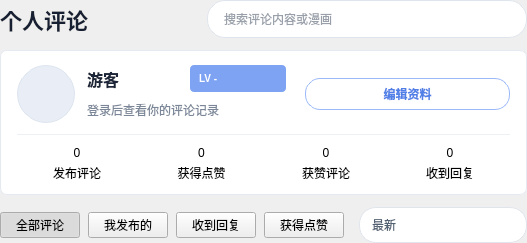
<?xml version="1.0" encoding="UTF-8"?>
<ui version="4.0">
 <class>MyCommentsHeader</class>
 <widget class="QFrame" name="myCommentsHeader">
  <property name="frameShape"><enum>QFrame::Shape::NoFrame</enum></property>
  <property name="styleSheet"><string notr="true">
QFrame#myCommentsHeader{background:transparent;border:0;}
QLabel#myCommentsTitle{color:#172033;font-size:22px;font-weight:900;}
QLineEdit#myCommentsSearchEdit{min-height:36px;max-height:36px;background:#ffffff;border:1px solid #dfe5ed;border-radius:18px;padding:0 14px;color:#334155;}
QLineEdit#myCommentsSearchEdit:focus{border-color:#7699e9;}
QFrame#myCommentsProfileCard{background:#ffffff;border:1px solid #e5eaf1;border-radius:7px;}
QLabel#myCommentsAvatarLabel{background:#e9eef6;color:#557099;border:1px solid #dce4ef;border-radius:29px;font-size:20px;font-weight:900;}
QLabel#myCommentsNameLabel{color:#1c2638;font-size:16px;font-weight:900;}
QLabel#myCommentsLevelLabel{color:#ffffff;background:#7ea3f3;border-radius:4px;padding:2px 6px;font-size:10px;font-weight:800;}
QLabel#myCommentsBioLabel{color:#7b8798;font-size:12px;}
QPushButton#myCommentsEditProfileButton{min-height:30px;color:#4f7fe7;background:#ffffff;border:1px solid #9bb8f7;border-radius:15px;padding:0 13px;font-weight:700;}
QPushButton#myCommentsEditProfileButton:hover{background:#f3f7ff;}
QFrame#myCommentsDivider{background:#edf0f4;border:0;max-height:1px;}
QLabel[statValue="true"]{color:#27364b;font-size:15px;font-weight:900;}
QLabel[statCaption="true"]{color:#8a96a8;font-size:11px;}
QPushButton[commentFilter="true"]{min-height:34px;background:transparent;border:0;border-bottom:2px solid transparent;color:#667386;padding:0 10px;font-weight:700;}
QPushButton[commentFilter="true"]:hover{color:#4d78dc;}
QPushButton[commentFilter="true"]:checked{color:#3f75e7;border-bottom-color:#3f75e7;}
QComboBox#myCommentsSortCombo{min-height:34px;max-height:34px;min-width:100px;background:#ffffff;border:1px solid #e0e5ec;border-radius:17px;padding:0 28px 0 12px;color:#536174;}
QComboBox#myCommentsSortCombo::drop-down{width:24px;border:0;}
  </string></property>
  <layout class="QVBoxLayout" name="myCommentsHeaderLayout">
   <property name="leftMargin"><number>0</number></property><property name="topMargin"><number>0</number></property><property name="rightMargin"><number>0</number></property><property name="bottomMargin"><number>0</number></property><property name="spacing"><number>12</number></property>
   <item><layout class="QHBoxLayout" name="myCommentsTitleRow"><item><widget class="QLabel" name="myCommentsTitle"><property name="text"><string>个人评论</string></property></widget></item><item><spacer name="myCommentsTitleSpacer"><property name="orientation"><enum>Qt::Orientation::Horizontal</enum></property><property name="sizeType"><enum>QSizePolicy::Policy::Expanding</enum></property></spacer></item><item><widget class="QLineEdit" name="myCommentsSearchEdit"><property name="minimumSize"><size><width>160</width><height>0</height></size></property><property name="maximumSize"><size><width>320</width><height>16777215</height></size></property><property name="placeholderText"><string>搜索评论内容或漫画</string></property></widget></item></layout></item>
   <item><widget class="QFrame" name="myCommentsProfileCard"><layout class="QVBoxLayout" name="myCommentsProfileLayout"><property name="leftMargin"><number>16</number></property><property name="topMargin"><number>14</number></property><property name="rightMargin"><number>16</number></property><property name="bottomMargin"><number>12</number></property><property name="spacing"><number>11</number></property>
    <item><layout class="QHBoxLayout" name="myCommentsIdentityRow"><property name="spacing"><number>12</number></property><item><widget class="QLabel" name="myCommentsAvatarLabel"><property name="minimumSize"><size><width>58</width><height>58</height></size></property><property name="maximumSize"><size><width>58</width><height>58</height></size></property><property name="alignment"><set>Qt::AlignmentFlag::AlignCenter</set></property><property name="text"><string/></property></widget></item><item><layout class="QVBoxLayout" name="myCommentsIdentityText"><property name="spacing"><number>4</number></property><item><layout class="QHBoxLayout" name="myCommentsNameRow"><property name="spacing"><number>7</number></property><item><widget class="QLabel" name="myCommentsNameLabel"><property name="text"><string>游客</string></property></widget></item><item><widget class="QLabel" name="myCommentsLevelLabel"><property name="text"><string>LV -</string></property></widget></item><item><spacer name="myCommentsNameSpacer"><property name="orientation"><enum>Qt::Orientation::Horizontal</enum></property><property name="sizeType"><enum>QSizePolicy::Policy::Expanding</enum></property></spacer></item></layout></item><item><widget class="QLabel" name="myCommentsBioLabel"><property name="text"><string>登录后查看你的评论记录</string></property><property name="wordWrap"><bool>true</bool></property></widget></item></layout></item><item><widget class="QPushButton" name="myCommentsEditProfileButton"><property name="cursor"><enum>Qt::CursorShape::PointingHandCursor</enum></property><property name="text"><string>编辑资料</string></property></widget></item></layout></item>
    <item><widget class="QFrame" name="myCommentsDivider"><property name="minimumSize"><size><width>0</width><height>1</height></size></property><property name="maximumSize"><size><width>16777215</width><height>1</height></size></property><property name="frameShape"><enum>QFrame::Shape::HLine</enum></property></widget></item>
    <item><layout class="QHBoxLayout" name="myCommentsStatsRow"><property name="spacing"><number>4</number></property>
     <item><layout class="QVBoxLayout" name="myCommentsPublishedStat"><item><widget class="QLabel" name="myCommentsPublishedValue"><property name="statValue" stdset="0"><bool>true</bool></property><property name="alignment"><set>Qt::AlignmentFlag::AlignCenter</set></property><property name="text"><string>0</string></property></widget></item><item><widget class="QLabel" name="myCommentsPublishedCaption"><property name="statCaption" stdset="0"><bool>true</bool></property><property name="alignment"><set>Qt::AlignmentFlag::AlignCenter</set></property><property name="text"><string>发布评论</string></property></widget></item></layout></item>
     <item><layout class="QVBoxLayout" name="myCommentsLikesStat"><item><widget class="QLabel" name="myCommentsLikesValue"><property name="statValue" stdset="0"><bool>true</bool></property><property name="alignment"><set>Qt::AlignmentFlag::AlignCenter</set></property><property name="text"><string>0</string></property></widget></item><item><widget class="QLabel" name="myCommentsLikesCaption"><property name="statCaption" stdset="0"><bool>true</bool></property><property name="alignment"><set>Qt::AlignmentFlag::AlignCenter</set></property><property name="text"><string>获得点赞</string></property></widget></item></layout></item>
     <item><layout class="QVBoxLayout" name="myCommentsFeaturedStat"><item><widget class="QLabel" name="myCommentsFeaturedValue"><property name="statValue" stdset="0"><bool>true</bool></property><property name="alignment"><set>Qt::AlignmentFlag::AlignCenter</set></property><property name="text"><string>0</string></property></widget></item><item><widget class="QLabel" name="myCommentsFeaturedCaption"><property name="statCaption" stdset="0"><bool>true</bool></property><property name="alignment"><set>Qt::AlignmentFlag::AlignCenter</set></property><property name="text"><string>获赞评论</string></property></widget></item></layout></item>
     <item><layout class="QVBoxLayout" name="myCommentsRepliesStat"><item><widget class="QLabel" name="myCommentsRepliesValue"><property name="statValue" stdset="0"><bool>true</bool></property><property name="alignment"><set>Qt::AlignmentFlag::AlignCenter</set></property><property name="text"><string>0</string></property></widget></item><item><widget class="QLabel" name="myCommentsRepliesCaption"><property name="statCaption" stdset="0"><bool>true</bool></property><property name="alignment"><set>Qt::AlignmentFlag::AlignCenter</set></property><property name="text"><string>收到回复</string></property></widget></item></layout></item>
    </layout></item>
   </layout></widget></item>
   <item><layout class="QHBoxLayout" name="myCommentsFilterRow"><property name="spacing"><number>8</number></property><item><widget class="QPushButton" name="myCommentsAllButton"><property name="commentFilter" stdset="0"><bool>true</bool></property><property name="checkable"><bool>true</bool></property><property name="checked"><bool>true</bool></property><property name="text"><string>全部评论</string></property></widget></item><item><widget class="QPushButton" name="myCommentsPublishedButton"><property name="commentFilter" stdset="0"><bool>true</bool></property><property name="checkable"><bool>true</bool></property><property name="text"><string>我发布的</string></property></widget></item><item><widget class="QPushButton" name="myCommentsRepliedButton"><property name="commentFilter" stdset="0"><bool>true</bool></property><property name="checkable"><bool>true</bool></property><property name="text"><string>收到回复</string></property></widget></item><item><widget class="QPushButton" name="myCommentsLikedButton"><property name="commentFilter" stdset="0"><bool>true</bool></property><property name="checkable"><bool>true</bool></property><property name="text"><string>获得点赞</string></property></widget></item><item><spacer name="myCommentsFilterSpacer"><property name="orientation"><enum>Qt::Orientation::Horizontal</enum></property><property name="sizeType"><enum>QSizePolicy::Policy::Expanding</enum></property></spacer></item><item><widget class="QComboBox" name="myCommentsSortCombo"><item><property name="text"><string>最新</string></property><property name="userData"><string>latest</string></property></item><item><property name="text"><string>点赞最多</string></property><property name="userData"><string>likes</string></property></item><item><property name="text"><string>回复最多</string></property><property name="userData"><string>replies</string></property></item></widget></item></layout></item>
  </layout>
 </widget>
 <resources/>
 <connections/>
</ui>
